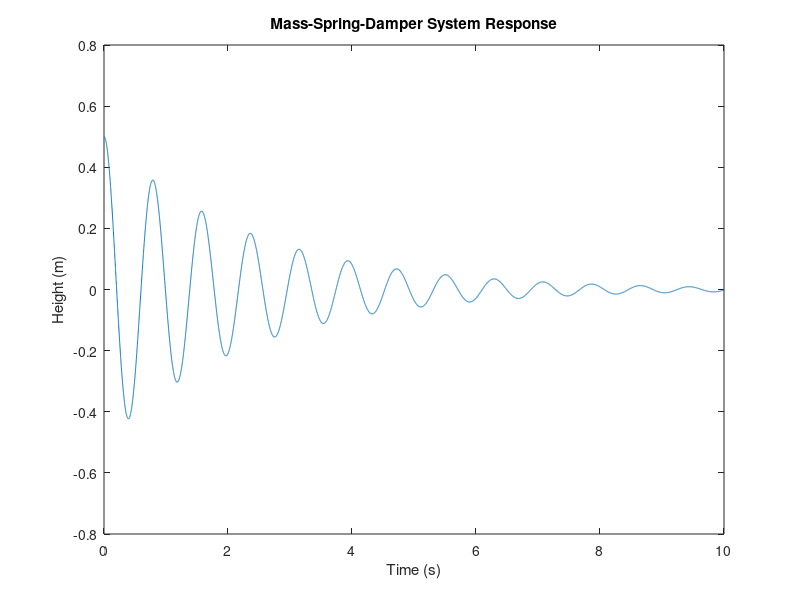

Here is the MATLAB script that generated this plot:
clear
close all

t = 10;
dt = 1e-3;
time = 0:dt:t;

X = zeros(1,length(time));
X(1) = .5; %meters 
Y = zeros(1,length(time));
F = zeros(1,length(time));

m = 500; %kilos
b = 456; % N/(m/s)
k = 32e3; % N/m

for i = 1:length(time)-1
    X(i+1) = Y(i)*dt+X(i);
    Y(i+1) = (F(i)-b*Y(i)-k*X(i))/m*dt+Y(i);
end 

plot(time, X)

xlabel('Time (s)')
ylabel('Height (m)')
title('Mass-Spring-Damper System Response')